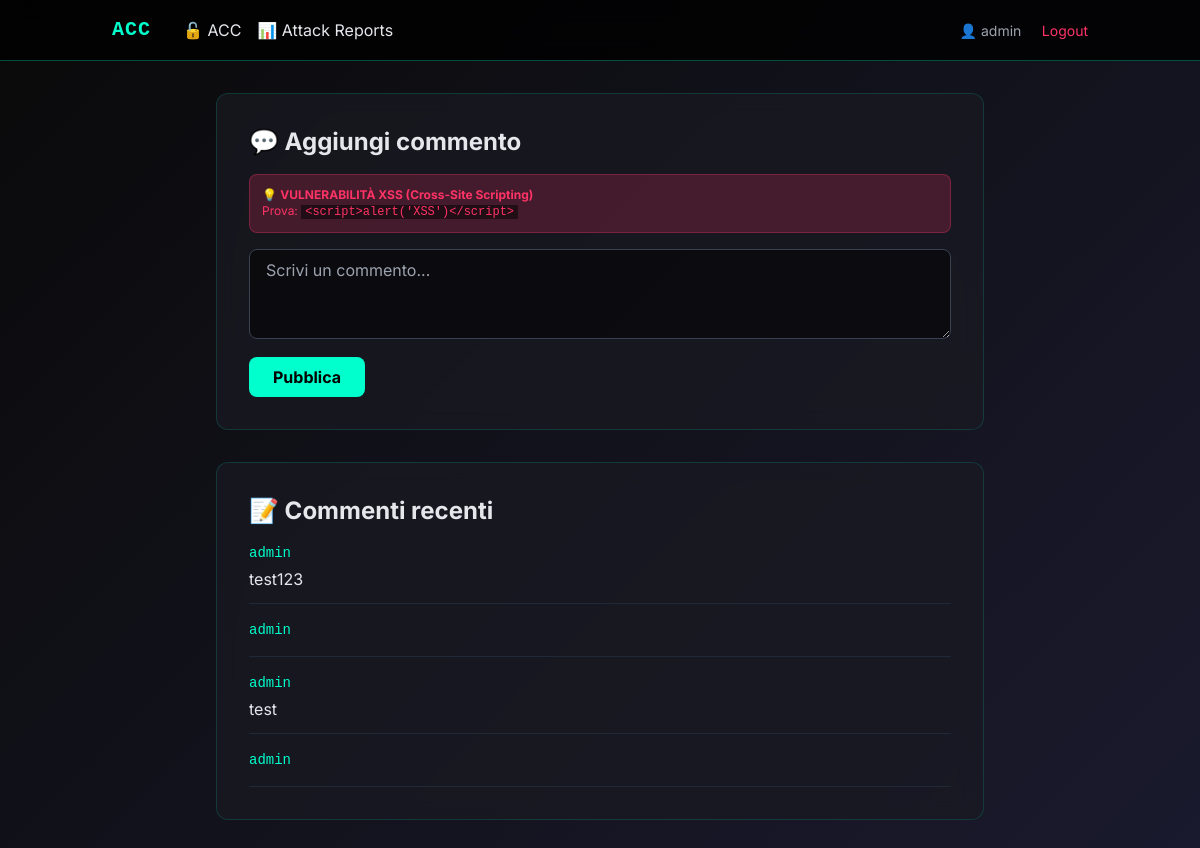
/acc/comments (signed in), run on an earlier commit of the app's database.
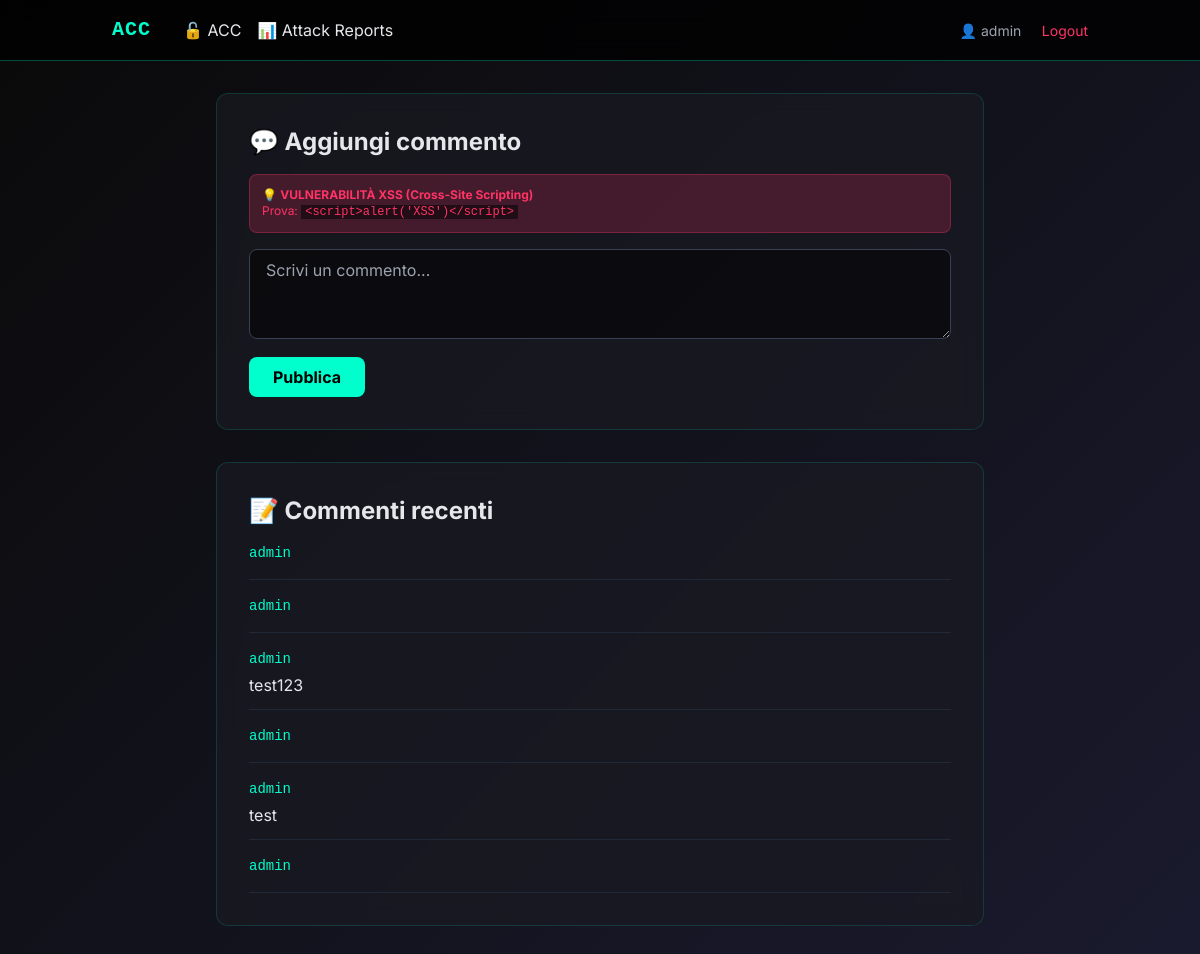
And on a later commit of the database.
### app.py (models this page shows)
class Comment(db.Model):
    id = db.Column(db.Integer, primary_key=True)
    username = db.Column(db.String(80), nullable=False)
    content = db.Column(db.Text, nullable=False)

### app.py (the view, shortened to what this page needs)
@app.route('/acc/comments', methods=['GET', 'POST'])
def acc_comments():
    if 'user_id' not in session:
        return redirect(url_for('acc_login'))
    all_comments = Comment.query.order_by(Comment.id.desc()).all()
    return render_template('acc/comments.html', comments=all_comments)

### templates/acc/comments.html (shortened to what this page needs)
{% extends "base.html" %}
{% block content %}
<div class="max-w-3xl mx-auto">
    <div class="glass rounded-xl p-8 mb-8">
        <h2 class="text-2xl font-bold mb-4">💬 Aggiungi commento</h2>
        <div class="vuln-badge rounded-lg p-3 mb-4 text-xs">
            💡 <strong class="text-[#ff3366]">VULNERABILITÀ XSS (Cross-Site Scripting)</strong><br>
            Prova: <code class="bg-black/50 px-1">&lt;script&gt;alert('XSS')&lt;/script&gt;</code>
        </div>
        <form method="POST">
            <textarea name="content" rows="3" class="w-full bg-black/50 border border-gray-700 rounded-lg px-4 py-2 focus:border-[#00ffcc] focus:outline-none" placeholder="Scrivi un commento..."></textarea>
            <button type="submit" class="mt-3 bg-[#00ffcc] text-black font-bold px-6 py-2 rounded-lg hover:bg-[#00ddbb] transition">
                Pubblica
            </button>
        </form>
    </div>
    <div class="glass rounded-xl p-8">
        <h2 class="text-2xl font-bold mb-4">📝 Commenti recenti</h2>
        <div class="space-y-4">
            {% for comment in comments %}
            <div class="border-b border-gray-800 pb-3">
                <div class="text-sm text-[#00ffcc] font-mono">{{ comment.username }}</div>
                <div class="mt-1">
                    {{ comment.content | safe }}
                </div>
            </div>
            {% else %}
            <div class="text-gray-500 text-center py-4">Nessun commento</div>
            {% endfor %}
        </div>
    </div>
</div>
{% endblock %}

### templates/base.html (shortened to what this page needs)
<!DOCTYPE html>
<html lang="it">
<head>
    <script src="https://cdn.tailwindcss.com"></script>
</head>
<body class="text-gray-200">
    <nav class="border-b border-[#00ffcc]/30 bg-black/80 backdrop-blur-md sticky top-0 z-50">
        <div class="container mx-auto px-6 py-4">
            <div class="flex justify-between items-center">
                <div class="flex items-center gap-8">
                    <a href="/" class="text-xl font-bold tracking-wider text-[#00ffcc] font-mono">ACC</a>
                    <div class="flex gap-4">
                        <a href="/acc" class="hover:text-[#00ffcc] transition">🔓 ACC</a>
                        <a href="/reports" class="hover:text-[#00ffcc] transition">📊 Attack Reports</a>
                    </div>
                </div>
                <div>
                    {% if session.username %}
                        <span class="text-sm text-gray-400">👤 {{ session.username }}</span>
                        <a href="/logout" class="ml-4 text-sm text-[#ff3366] hover:underline">Logout</a>
                    {% else %}
                        <a href="/login" class="text-sm text-[#00ffcc] hover:underline">Login</a>
                    {% endif %}
                </div>
            </div>
        </div>
    </nav>
    <main class="container mx-auto px-6 py-8">
        {% block content %}{% endblock %}
    </main>
</body>
</html>

### templates/base.html (style rules this page uses)
body { font-family: 'Inter', sans-serif; background: linear-gradient(135deg, #0a0a0a 0%, #1a1a2e 100%); }
.font-mono { font-family: 'JetBrains Mono', monospace; }
.glass { background: rgba(26, 26, 35, 0.7); backdrop-filter: blur(10px); border: 1px solid rgba(0, 255, 204, 0.15); }
.vuln-badge { background: rgba(255, 51, 102, 0.2); color: #ff3366; border: 1px solid rgba(255, 51, 102, 0.3); }

What changed in the data, as far as the page shows it:
added Comment: username "admin"
added Comment: username "admin"
